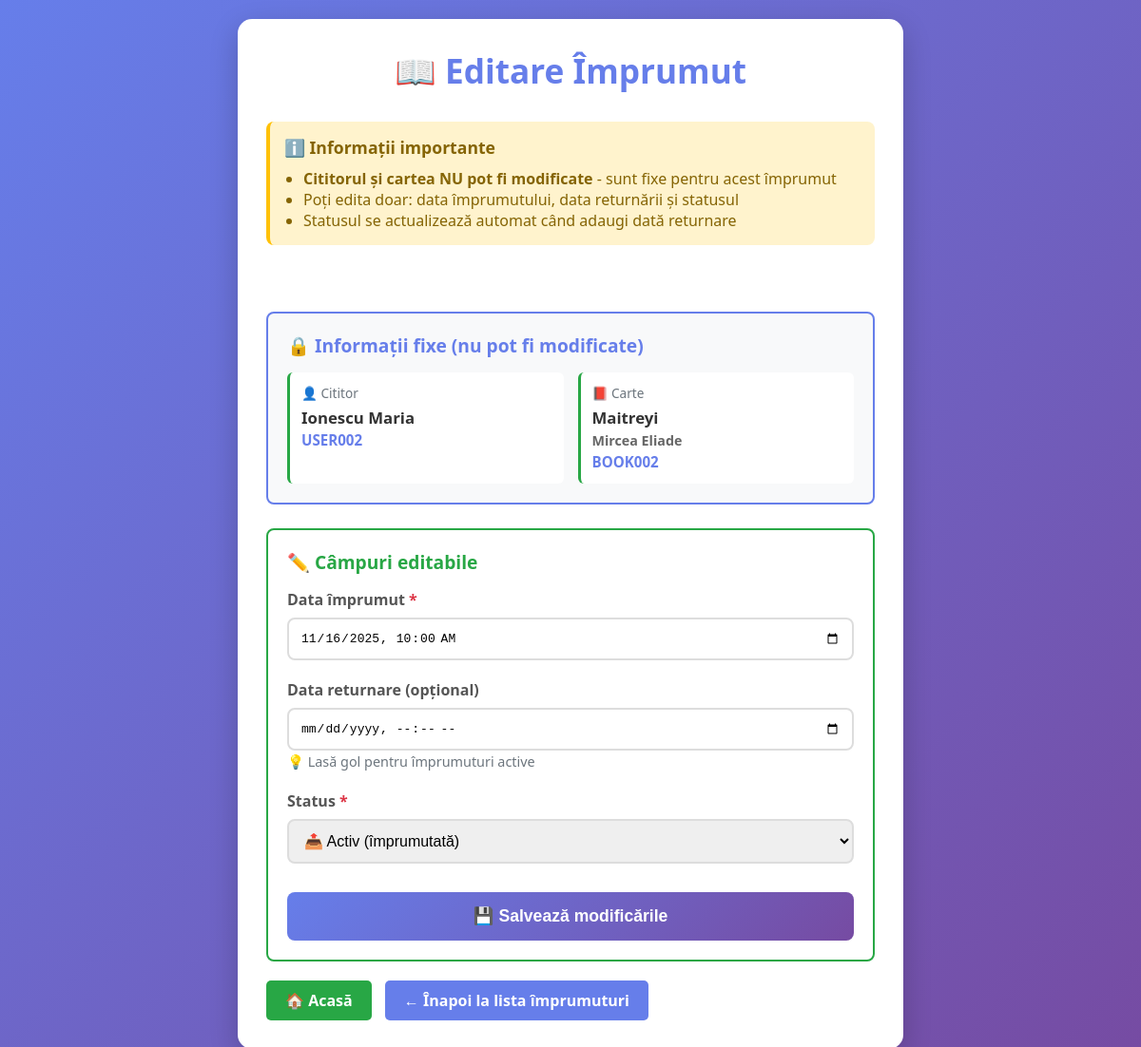
The app's page /editare_imprumut.php?id=2 with its own data.
### tables this page shows
CREATE TABLE IF NOT EXISTS imprumuturi (
    id INT AUTO_INCREMENT PRIMARY KEY,
    cod_cititor VARCHAR(50) NOT NULL,
    cod_carte VARCHAR(50) NOT NULL,
    data_imprumut TIMESTAMP DEFAULT CURRENT_TIMESTAMP,
    data_returnare TIMESTAMP NULL,
    status ENUM('activ', 'returnat') DEFAULT 'activ',
    FOREIGN KEY (cod_cititor) REFERENCES cititori(cod_bare),
    FOREIGN KEY (cod_carte) REFERENCES carti(cod_bare),
    INDEX idx_status (status),
    INDEX idx_cititor (cod_cititor)
);

CREATE TABLE IF NOT EXISTS cititori (
    id INT AUTO_INCREMENT PRIMARY KEY,
    cod_bare VARCHAR(50) UNIQUE NOT NULL,
    nume VARCHAR(100) NOT NULL,
    prenume VARCHAR(100) NOT NULL,
    telefon VARCHAR(20),
    email VARCHAR(100),
    data_inregistrare TIMESTAMP DEFAULT CURRENT_TIMESTAMP,
    INDEX idx_cod_bare (cod_bare)
);

CREATE TABLE IF NOT EXISTS carti (
    id INT AUTO_INCREMENT PRIMARY KEY,
    cod_bare VARCHAR(50) UNIQUE NOT NULL,
    titlu VARCHAR(255) NOT NULL,
    autor VARCHAR(255),
    isbn VARCHAR(20),
    cota VARCHAR(50),
    raft VARCHAR(10),
    nivel VARCHAR(10),
    pozitie VARCHAR(10),
    locatie_completa VARCHAR(100) GENERATED ALWAYS AS (CONCAT('Raft ', raft, ' - Nivel ', nivel, ' - Poziția ', pozitie)) STORED,
    sectiune VARCHAR(50),
    observatii_locatie TEXT,
    data_adaugare TIMESTAMP DEFAULT CURRENT_TIMESTAMP,
    INDEX idx_cod_bare (cod_bare),
    INDEX idx_locatie (raft, nivel, pozitie),
    INDEX idx_cota (cota)
);

### editare_imprumut.php (the view, shortened to what this page needs)
<?php
require_once 'config.php';
$mesaj = '';
$tip_mesaj = '';
    ?>
    <?php
$id = (int)$_GET['id'];
$stmt = $pdo->prepare("
    SELECT
        i.*,
        c.titlu as carte_titlu,
        c.autor as carte_autor,
        cit.nume as cititor_nume,
        cit.prenume as cititor_prenume
    FROM imprumuturi i
    JOIN carti c ON i.cod_carte = c.cod_bare
    JOIN cititori cit ON i.cod_cititor = cit.cod_bare
    WHERE i.id = ?
");
$stmt->execute([$id]);
$imprumut = $stmt->fetch();
?>
<!DOCTYPE html>
<html lang="ro">
<head>
</head>
<body>
    <div class="container">
        <h1>📖 Editare Împrumut</h1>
        <div class="info-box">
            <h3>ℹ️ Informații importante</h3>
            <ul>
                <li><strong>Cititorul și cartea NU pot fi modificate</strong> - sunt fixe pentru acest împrumut</li>
                <li>Poți edita doar: data împrumutului, data returnării și statusul</li>
                <li>Statusul se actualizează automat când adaugi dată returnare</li>
            </ul>
        </div>
        <?php if (isset($mesaj)): ?>
            <div class="alert alert-<?php echo $tip_mesaj; ?>">
            </div>
        <?php endif; ?>
        <div class="fixed-info-section">
            <h3>🔒 Informații fixe (nu pot fi modificate)</h3>
            <div class="fixed-info-grid">
                <div class="fixed-info-item">
                    <div class="label">👤 Cititor</div>
                    <div class="value">
                        <?php echo htmlspecialchars($imprumut['cititor_nume'] . ' ' . $imprumut['cititor_prenume']); ?>
                        <br>
                        <span style="font-size: 0.9em; color: #667eea;">
                            <?php echo htmlspecialchars($imprumut['cod_cititor']); ?>
                        </span>
                    </div>
                </div>
                <div class="fixed-info-item">
                    <div class="label">📕 Carte</div>
                    <div class="value">
                        <?php echo htmlspecialchars($imprumut['carte_titlu']); ?>
                        <br>
                        <span style="font-size: 0.85em; color: #666;">
                            <?php echo htmlspecialchars($imprumut['carte_autor'] ?: 'Autor necunoscut'); ?>
                        </span>
                        <br>
                        <span style="font-size: 0.9em; color: #667eea;">
                            <?php echo htmlspecialchars($imprumut['cod_carte']); ?>
                        </span>
                    </div>
                </div>
            </div>
        </div>
        <div class="editable-section">
            <h3>✏️ Câmpuri editabile</h3>
            <form method="POST" id="imprumutForm">
                <div class="form-group">
                    <label>Data împrumut <span class="required">*</span></label>
                    <input type="datetime-local"
                           name="data_imprumut"
                           value="<?php echo date('Y-m-d\TH:i', strtotime($imprumut['data_imprumut'])); ?>"
                           required>
                </div>
                <div class="form-group">
                    <label>Data returnare (opțional)</label>
                    <input type="datetime-local"
                           name="data_returnare"
                           value="<?php echo $imprumut['data_returnare'] ? date('Y-m-d\TH:i', strtotime($imprumut['data_returnare'])) : ''; ?>">
                    <small style="color: #6c757d; font-size: 0.9em;">💡 Lasă gol pentru împrumuturi active</small>
                </div>
                <div class="form-group">
                    <label>Status <span class="required">*</span></label>
                    <select name="status" required>
                        <option value="activ" <?php echo $imprumut['status'] == 'activ' ? 'selected' : ''; ?>>
                            📤 Activ (împrumutată)
                        </option>
                    </select>
                </div>
                <button type="submit">💾 Salvează modificările</button>
            </form>
        </div>
        <a href="index.php" class="home-link">🏠 Acasă</a>
        <a href="imprumuturi.php" class="back-link">← Înapoi la lista împrumuturi</a>
    </div>
</body>
</html>

### editare_imprumut.php (style rules this page uses)
* { margin: 0; padding: 0; box-sizing: border-box; }
body { font-family: 'Segoe UI', Tahoma, Geneva, Verdana, sans-serif; background: linear-gradient(135deg, #667eea 0%, #764ba2 100%); min-height: 100vh; padding: 20px; }
.container { max-width: 700px; margin: 0 auto; background: white; border-radius: 15px; padding: 30px; box-shadow: 0 10px 30px rgba(0,0,0,0.2); }
h1 { color: #667eea; margin-bottom: 30px; font-size: 2.2em; text-align: center; }
.form-group { margin-bottom: 20px; }
label { display: block; margin-bottom: 8px; font-weight: 600; color: #555; font-size: 1em; }
select, input[type="datetime-local"], input[type="date"], input[type="text"] { width: 100%; padding: 12px; border: 2px solid #ddd; border-radius: 8px; font-size: 1em; transition: border-color 0.3s; }
.required { color: #dc3545; font-weight: bold; }
button { width: 100%; padding: 15px; background: linear-gradient(135deg, #667eea 0%, #764ba2 100%); color: white; border: none; border-radius: 8px; font-size: 1.1em; font-weight: 600; cursor: pointer; margin-top: 10px; transition: transform 0.2s, box-shadow 0.2s; }
.alert { padding: 15px; border-radius: 8px; margin-bottom: 20px; }
.back-link, .home-link { display: inline-block; margin-top: 20px; color: white; text-decoration: none; font-weight: 600; padding: 10px 20px; border-radius: 5px; transition: all 0.3s; }
.home-link { background: #28a745; margin-right: 10px; }
.back-link { background: #667eea; color: white; }
.info-box { background: #fff3cd; border-left: 4px solid #ffc107; padding: 15px; border-radius: 8px; margin-bottom: 20px; }
.info-box h3 { color: #856404; margin-bottom: 10px; font-size: 1.1em; }
.info-box ul { margin-left: 20px; color: #856404; }
.fixed-info-section { background: #f8f9fa; border-radius: 8px; padding: 20px; margin-bottom: 25px; border: 2px solid #667eea; }
.fixed-info-section h3 { color: #667eea; margin-bottom: 15px; font-size: 1.2em; }
.fixed-info-grid { display: grid; grid-template-columns: 1fr 1fr; gap: 15px; }
.fixed-info-item { background: white; padding: 12px; border-radius: 6px; border-left: 3px solid #28a745; }
.fixed-info-item .label { font-size: 0.85em; color: #6c757d; margin-bottom: 5px; }
.fixed-info-item .value { font-size: 1.05em; font-weight: 600; color: #333; }
.editable-section { background: #ffffff; border-radius: 8px; padding: 20px; border: 2px solid #28a745; }
.editable-section h3 { color: #28a745; margin-bottom: 15px; font-size: 1.2em; }

### records on screen
imprumuturi: cititori.nume+prenume "Ionescu Maria", cod_cititor "USER002", carti.titlu "Maitreyi", carti.autor "Mircea Eliade", cod_carte "BOOK002", data_imprumut "11/16/2025 10:00", status "📤 Activ (împrumutată)"
